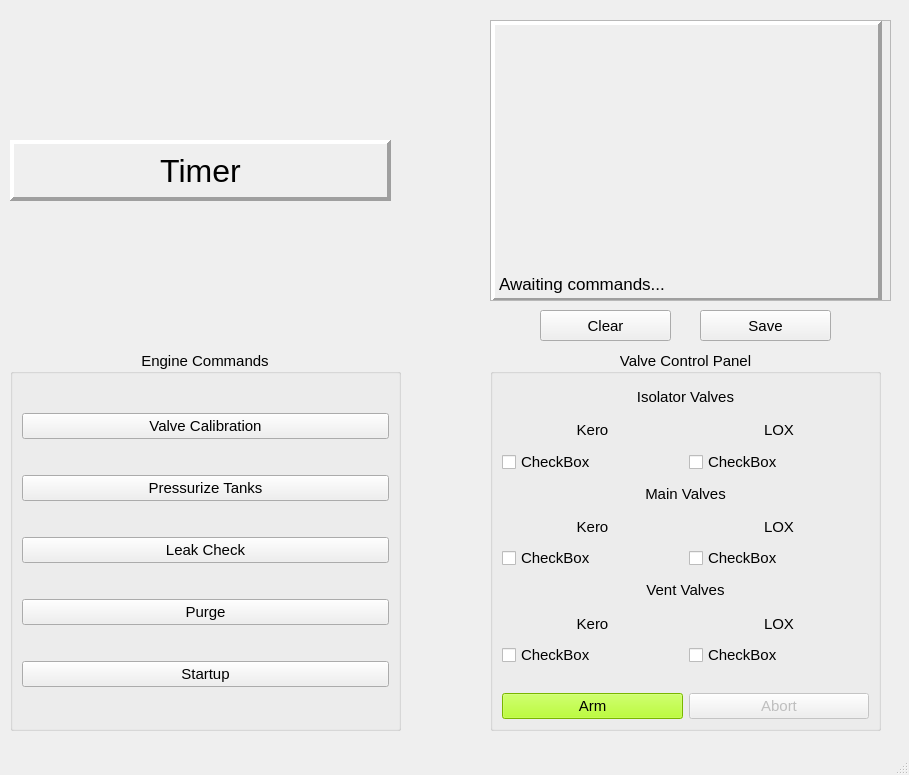
<?xml version="1.0" encoding="UTF-8"?>
<ui version="4.0">
 <class>MainWindow</class>
 <widget class="QMainWindow" name="MainWindow">
  <property name="enabled">
   <bool>true</bool>
  </property>
  <property name="geometry">
   <rect>
    <x>0</x>
    <y>0</y>
    <width>909</width>
    <height>775</height>
   </rect>
  </property>
  <property name="windowTitle">
   <string>MainWindow</string>
  </property>
  <widget class="QWidget" name="centralwidget">
   <widget class="QGroupBox" name="valveBox">
    <property name="geometry">
     <rect>
      <x>490</x>
      <y>350</y>
      <width>391</width>
      <height>381</height>
     </rect>
    </property>
    <property name="font">
     <font>
      <pointsize>11</pointsize>
     </font>
    </property>
    <property name="styleSheet">
     <string notr="true"/>
    </property>
    <property name="title">
     <string>Valve Control Panel</string>
    </property>
    <property name="alignment">
     <set>Qt::AlignCenter</set>
    </property>
    <layout class="QVBoxLayout" name="verticalLayout_2">
     <item>
      <widget class="QLabel" name="isoValLabel">
       <property name="sizePolicy">
        <sizepolicy hsizetype="Preferred" vsizetype="Preferred">
         <horstretch>0</horstretch>
         <verstretch>0</verstretch>
        </sizepolicy>
       </property>
       <property name="font">
        <font>
         <pointsize>11</pointsize>
        </font>
       </property>
       <property name="text">
        <string>Isolator Valves</string>
       </property>
       <property name="alignment">
        <set>Qt::AlignCenter</set>
       </property>
      </widget>
     </item>
     <item>
      <layout class="QHBoxLayout" name="isoValLabels">
       <item>
        <widget class="QLabel" name="isoVal1Label">
         <property name="text">
          <string>Kero</string>
         </property>
         <property name="alignment">
          <set>Qt::AlignCenter</set>
         </property>
        </widget>
       </item>
       <item>
        <widget class="QLabel" name="isoVal2Label">
         <property name="text">
          <string>LOX</string>
         </property>
         <property name="alignment">
          <set>Qt::AlignCenter</set>
         </property>
        </widget>
       </item>
      </layout>
     </item>
     <item>
      <layout class="QHBoxLayout" name="isoRow">
       <item>
        <widget class="AnimatedToggle" name="isoTog1">
         <property name="sizePolicy">
          <sizepolicy hsizetype="Preferred" vsizetype="Preferred">
           <horstretch>0</horstretch>
           <verstretch>0</verstretch>
          </sizepolicy>
         </property>
         <property name="font">
          <font>
           <pointsize>11</pointsize>
          </font>
         </property>
         <property name="text">
          <string>CheckBox</string>
         </property>
        </widget>
       </item>
       <item>
        <widget class="AnimatedToggle" name="isoTog2">
         <property name="font">
          <font>
           <pointsize>11</pointsize>
          </font>
         </property>
         <property name="text">
          <string>CheckBox</string>
         </property>
        </widget>
       </item>
      </layout>
     </item>
     <item>
      <widget class="QLabel" name="mainValLabel">
       <property name="sizePolicy">
        <sizepolicy hsizetype="Preferred" vsizetype="Preferred">
         <horstretch>0</horstretch>
         <verstretch>0</verstretch>
        </sizepolicy>
       </property>
       <property name="font">
        <font>
         <pointsize>11</pointsize>
        </font>
       </property>
       <property name="text">
        <string>Main Valves</string>
       </property>
       <property name="alignment">
        <set>Qt::AlignCenter</set>
       </property>
      </widget>
     </item>
     <item>
      <layout class="QHBoxLayout" name="mainValLabels">
       <item>
        <widget class="QLabel" name="mainVal1Label">
         <property name="text">
          <string>Kero</string>
         </property>
         <property name="alignment">
          <set>Qt::AlignCenter</set>
         </property>
        </widget>
       </item>
       <item>
        <widget class="QLabel" name="mainVal2Label">
         <property name="text">
          <string>LOX</string>
         </property>
         <property name="alignment">
          <set>Qt::AlignCenter</set>
         </property>
        </widget>
       </item>
      </layout>
     </item>
     <item>
      <layout class="QHBoxLayout" name="mainRow">
       <item>
        <widget class="AnimatedToggle" name="mainTog1">
         <property name="font">
          <font>
           <pointsize>11</pointsize>
          </font>
         </property>
         <property name="text">
          <string>CheckBox</string>
         </property>
        </widget>
       </item>
       <item>
        <widget class="AnimatedToggle" name="mainTog2">
         <property name="font">
          <font>
           <pointsize>11</pointsize>
          </font>
         </property>
         <property name="text">
          <string>CheckBox</string>
         </property>
        </widget>
       </item>
      </layout>
     </item>
     <item>
      <widget class="QLabel" name="ventValLabel">
       <property name="font">
        <font>
         <pointsize>11</pointsize>
        </font>
       </property>
       <property name="text">
        <string>Vent Valves</string>
       </property>
       <property name="alignment">
        <set>Qt::AlignCenter</set>
       </property>
      </widget>
     </item>
     <item>
      <layout class="QHBoxLayout" name="ventValLabels">
       <item>
        <widget class="QLabel" name="ventValLabel1">
         <property name="text">
          <string>Kero</string>
         </property>
         <property name="alignment">
          <set>Qt::AlignCenter</set>
         </property>
        </widget>
       </item>
       <item>
        <widget class="QLabel" name="ventValLabel2">
         <property name="text">
          <string>LOX</string>
         </property>
         <property name="alignment">
          <set>Qt::AlignCenter</set>
         </property>
        </widget>
       </item>
      </layout>
     </item>
     <item>
      <layout class="QHBoxLayout" name="ventRow">
       <item>
        <widget class="AnimatedToggle" name="ventTog1">
         <property name="font">
          <font>
           <pointsize>11</pointsize>
          </font>
         </property>
         <property name="text">
          <string>CheckBox</string>
         </property>
        </widget>
       </item>
       <item>
        <widget class="AnimatedToggle" name="ventTog2">
         <property name="font">
          <font>
           <pointsize>11</pointsize>
          </font>
         </property>
         <property name="text">
          <string>CheckBox</string>
         </property>
        </widget>
       </item>
      </layout>
     </item>
     <item>
      <spacer name="horizontalSpacer_2">
       <property name="orientation">
        <enum>Qt::Horizontal</enum>
       </property>
       <property name="sizeHint" stdset="0">
        <size>
         <width>40</width>
         <height>20</height>
        </size>
       </property>
      </spacer>
     </item>
     <item>
      <layout class="QHBoxLayout" name="rsoRow">
       <item>
        <widget class="QPushButton" name="armButton">
         <property name="font">
          <font>
           <pointsize>11</pointsize>
          </font>
         </property>
         <property name="styleSheet">
          <string notr="true">QPushButton#armButton {background-color: rgb(170, 255, 0);}
QPushButton#armButton:checked {background-color: rgb(209, 21, 7); }</string>
         </property>
         <property name="text">
          <string>Arm</string>
         </property>
         <property name="checkable">
          <bool>true</bool>
         </property>
         <property name="checked">
          <bool>false</bool>
         </property>
        </widget>
       </item>
       <item>
        <widget class="QPushButton" name="abortButton">
         <property name="enabled">
          <bool>false</bool>
         </property>
         <property name="font">
          <font>
           <pointsize>11</pointsize>
          </font>
         </property>
         <property name="styleSheet">
          <string notr="true">QPushButton#abortButton:enabled {background-color: rgb(170, 255, 0);}
QPushButton#abortButton:checked {background-color: rgb(209, 21, 7); }</string>
         </property>
         <property name="text">
          <string>Abort</string>
         </property>
         <property name="checkable">
          <bool>true</bool>
         </property>
         <property name="checked">
          <bool>false</bool>
         </property>
         <property name="flat">
          <bool>false</bool>
         </property>
        </widget>
       </item>
      </layout>
     </item>
    </layout>
   </widget>
   <widget class="QGroupBox" name="commandBox">
    <property name="geometry">
     <rect>
      <x>10</x>
      <y>350</y>
      <width>391</width>
      <height>381</height>
     </rect>
    </property>
    <property name="font">
     <font>
      <pointsize>11</pointsize>
     </font>
    </property>
    <property name="title">
     <string>Engine Commands</string>
    </property>
    <property name="alignment">
     <set>Qt::AlignCenter</set>
    </property>
    <property name="flat">
     <bool>false</bool>
    </property>
    <layout class="QVBoxLayout" name="verticalLayout">
     <item>
      <widget class="QPushButton" name="calibButton">
       <property name="font">
        <font>
         <pointsize>11</pointsize>
        </font>
       </property>
       <property name="text">
        <string>Valve Calibration</string>
       </property>
      </widget>
     </item>
     <item>
      <widget class="QPushButton" name="pressButton">
       <property name="font">
        <font>
         <pointsize>11</pointsize>
        </font>
       </property>
       <property name="text">
        <string>Pressurize Tanks</string>
       </property>
      </widget>
     </item>
     <item>
      <widget class="QPushButton" name="leakButton">
       <property name="font">
        <font>
         <pointsize>11</pointsize>
        </font>
       </property>
       <property name="text">
        <string>Leak Check</string>
       </property>
      </widget>
     </item>
     <item>
      <widget class="QPushButton" name="purgeButton">
       <property name="text">
        <string>Purge</string>
       </property>
      </widget>
     </item>
     <item>
      <widget class="QPushButton" name="startupButton">
       <property name="text">
        <string>Startup</string>
       </property>
      </widget>
     </item>
    </layout>
   </widget>
   <widget class="QLabel" name="timer">
    <property name="geometry">
     <rect>
      <x>10</x>
      <y>140</y>
      <width>381</width>
      <height>61</height>
     </rect>
    </property>
    <property name="font">
     <font>
      <pointsize>24</pointsize>
     </font>
    </property>
    <property name="frameShape">
     <enum>QFrame::Panel</enum>
    </property>
    <property name="frameShadow">
     <enum>QFrame::Raised</enum>
    </property>
    <property name="lineWidth">
     <number>4</number>
    </property>
    <property name="text">
     <string>Timer</string>
    </property>
    <property name="alignment">
     <set>Qt::AlignCenter</set>
    </property>
   </widget>
   <widget class="QPushButton" name="commandClear">
    <property name="geometry">
     <rect>
      <x>540</x>
      <y>310</y>
      <width>131</width>
      <height>31</height>
     </rect>
    </property>
    <property name="font">
     <font>
      <pointsize>11</pointsize>
     </font>
    </property>
    <property name="text">
     <string>Clear</string>
    </property>
   </widget>
   <widget class="QPushButton" name="commandSave">
    <property name="geometry">
     <rect>
      <x>700</x>
      <y>310</y>
      <width>131</width>
      <height>31</height>
     </rect>
    </property>
    <property name="font">
     <font>
      <pointsize>11</pointsize>
     </font>
    </property>
    <property name="text">
     <string>Save</string>
    </property>
   </widget>
   <widget class="QScrollArea" name="scrollArea">
    <property name="geometry">
     <rect>
      <x>490</x>
      <y>20</y>
      <width>401</width>
      <height>281</height>
     </rect>
    </property>
    <property name="widgetResizable">
     <bool>true</bool>
    </property>
    <widget class="QWidget" name="scrollAreaWidgetContents">
     <property name="geometry">
      <rect>
       <x>0</x>
       <y>0</y>
       <width>399</width>
       <height>279</height>
      </rect>
     </property>
     <widget class="QLabel" name="log">
      <property name="geometry">
       <rect>
        <x>0</x>
        <y>0</y>
        <width>391</width>
        <height>281</height>
       </rect>
      </property>
      <property name="font">
       <font>
        <pointsize>13</pointsize>
       </font>
      </property>
      <property name="frameShape">
       <enum>QFrame::Panel</enum>
      </property>
      <property name="frameShadow">
       <enum>QFrame::Raised</enum>
      </property>
      <property name="lineWidth">
       <number>4</number>
      </property>
      <property name="text">
       <string>Awaiting commands...</string>
      </property>
      <property name="alignment">
       <set>Qt::AlignBottom|Qt::AlignLeading|Qt::AlignLeft</set>
      </property>
     </widget>
    </widget>
   </widget>
  </widget>
  <widget class="QMenuBar" name="menubar">
   <property name="geometry">
    <rect>
     <x>0</x>
     <y>0</y>
     <width>909</width>
     <height>21</height>
    </rect>
   </property>
  </widget>
  <widget class="QStatusBar" name="statusbar"/>
 </widget>
 <customwidgets>
  <customwidget>
   <class>AnimatedToggle</class>
   <extends>QCheckBox</extends>
   <header>qtwidgets</header>
  </customwidget>
 </customwidgets>
 <resources/>
 <connections/>
</ui>
